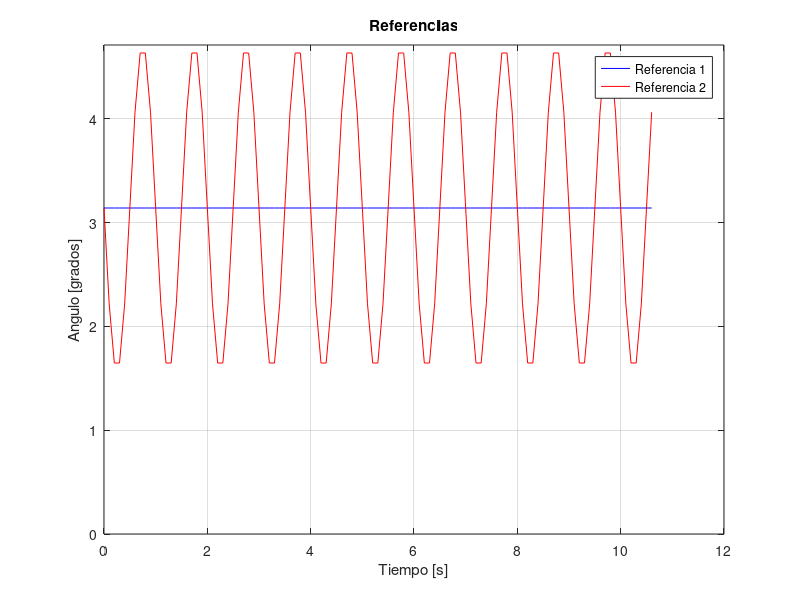

The MATLAB script that drew this image: (Note: this script raises an error after producing the figure.)
clc;clear all
%% Definición de parámetros
addpath('utils');

model = @(u, x) pendcart(u, x);

% Condición inicial
x0 = [0; 0; pi-0.6; 0];  % [x, dx, theta, dtheta]

% Tiempos de simulacion
Ts = 0.1; % Tiempo de muestreo
Tf = 10; % Tiempo final en segundos

% Loop de control
Ncontrol = Tf/Ts; % Número de pasos de control
Npred = 6; % Horizonde de prediccion

% Vectores para almacenar los resultados
x_vec = zeros(Ncontrol+1, 4); % Estados
y_vec = zeros(Ncontrol+1, 1); % Salida (theta)
u_vec = zeros(Ncontrol, 1);   % Entrada anterior

% Inicializamos el sistema
x_vec(1, :) = x0';
y_vec(1) = x0(3);
u_prev = 0;

%% Parte b) Crear dos referencias
freq = 1; % Frecuenia sinusoide
t_vec = 0:Ts:Tf; % Vector de tiempo para los resultados
t_ref = 0:Ts:(Tf+Npred*Ts); % Vector de tiempo para la referencia a futuro
ref1 = pi*ones(1,numel(t_ref)); % Referencia 1 (constante = pi)
ref2 = pi+pi/2*cos(2*pi*freq*t_ref+pi/2); % Referencia 2 (pi + sinusoidal)

% Graficamos
figure(1)
plot(t_ref,ref1,'b',t_ref,ref2,'r')
legend('Referencia 1','Referencia 2')
ylim([0,3*pi/2]);
xlabel('Tiempo [s]')
ylabel('Angulo [grados]')
title('Referencias')
grid on
hold off;


%% Parte c) Controlador predictivo fenomenológico
theta_ref = ref1; % MODIFICAR REFERENCIA
u0 = zeros(Npred, 1);  % Solución propuesta inicial
for k = 1:Ncontrol
    % Ejecutar control predictivo
    next_ref = theta_ref(k+1:k+Npred)';
    [u_next, u0] = control_predictivo(Npred,model,u0,x0,u_prev,next_ref);
    % Calcular el estado en el siguiente paso utilizando el modelo
    x_next = model(u_next, x0);
    % Actualizar valores para el siguiente paso de control
    x0 = x_next;
    u_prev = u_next;
    x_vec(k+1, :) = x_next';
    y_vec(k+1) = x_next(3);
    u_vec(k) = u_next;
end

% Graficar
plots(t_vec, x_vec, y_vec, u_vec, theta_ref, Ncontrol);

% Generar gif
m = 1; M = 5; L = 2;
plot_gif(t_vec,x_vec,m,M,L,'Control predictivo')
